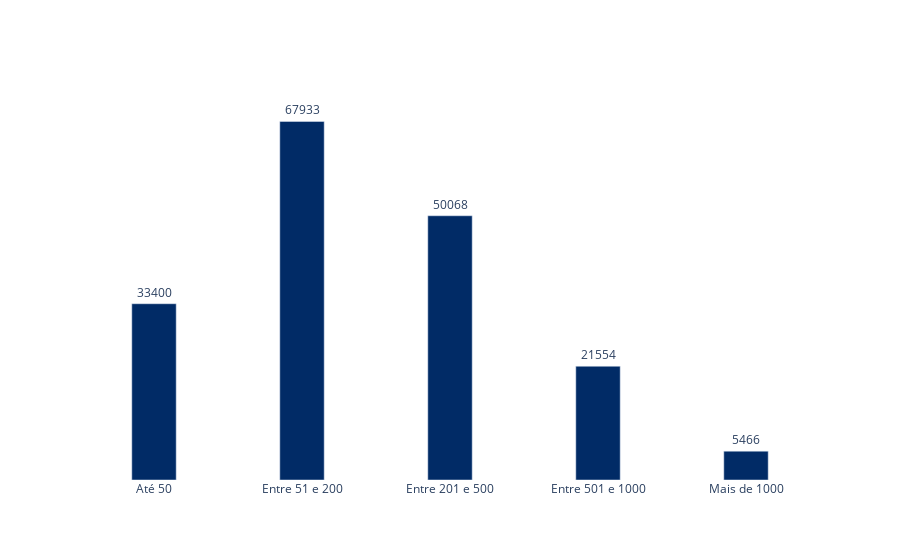

Notebook code cell kept with this figure:
### Code cell
dfmat_br = pd.read_csv('mat_23_br.csv', names=['Limite', 'Total'])

categories = dfmat_br['Limite'].values
group1 = dfmat_br['Total'].values

trace1 = go.Bar(
    x=categories, 
    y=group1, 
    width=0.3, 
    marker=dict(color=COLOR_PALETTE['blue']),
    text=[f'{group1[i]}' for i in range(len(categories))],
    textposition='outside',
)

layout = go.Layout(
    xaxis=dict(showgrid=False),
    yaxis=dict(showgrid=False, showticklabels=False, range=[0, 72000]),
    plot_bgcolor='white'
)

fig = go.Figure(data=[trace1], layout=layout)

fig.show()

### Figure 1 — Plotly figure (JSON) as saved in the notebook; plotly's stock layout.template omitted (floating-point values rounded to 4 significant figures)
{"data": [{"marker": {"color": "#012b66"}, "text": ["33400", "67933", "50068", "21554", "5466"], "textposition": "outside", "type": "bar", "width": 0.3, "x": ["Até 50", "Entre 51 e 200", "Entre 201 e 500", "Entre 501 e 1000", "Mais de 1000"], "y": [33400, 67933, 50068, 21554, 5466]}], "layout": {"plot_bgcolor": "white", "xaxis": {"showgrid": false}, "yaxis": {"range": [0, 72000], "showgrid": false, "showticklabels": false}}}
